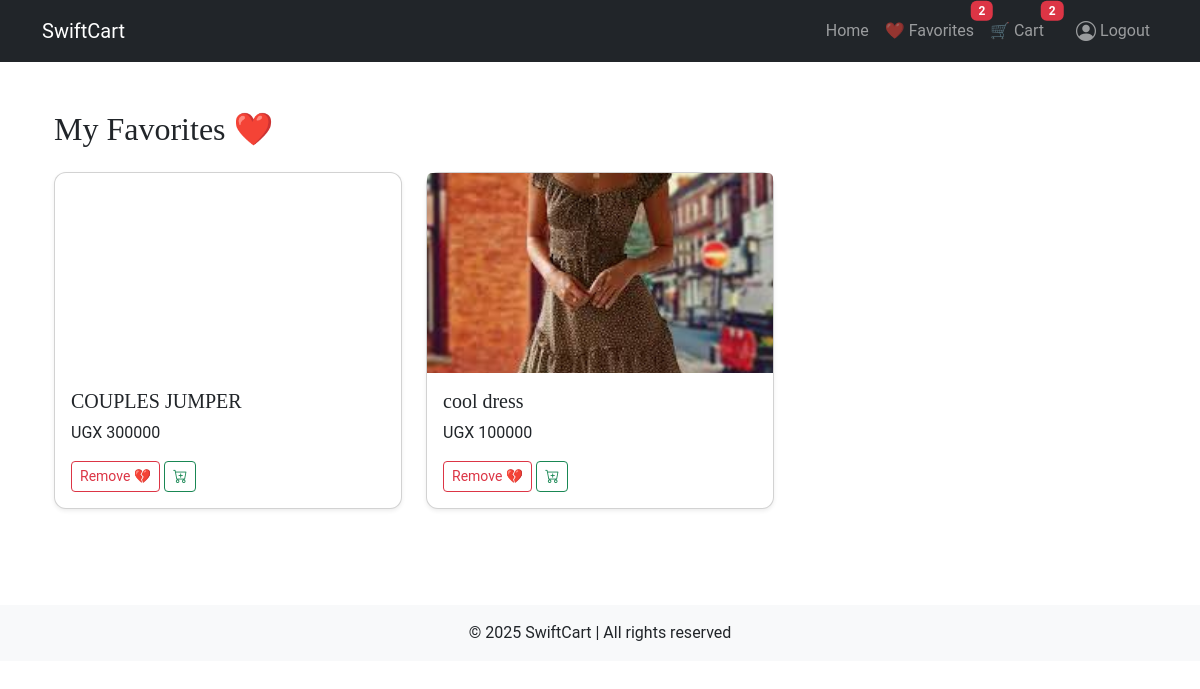
The page /swiftcarapp/favorites/ (signed in) on the database as committed earlier.
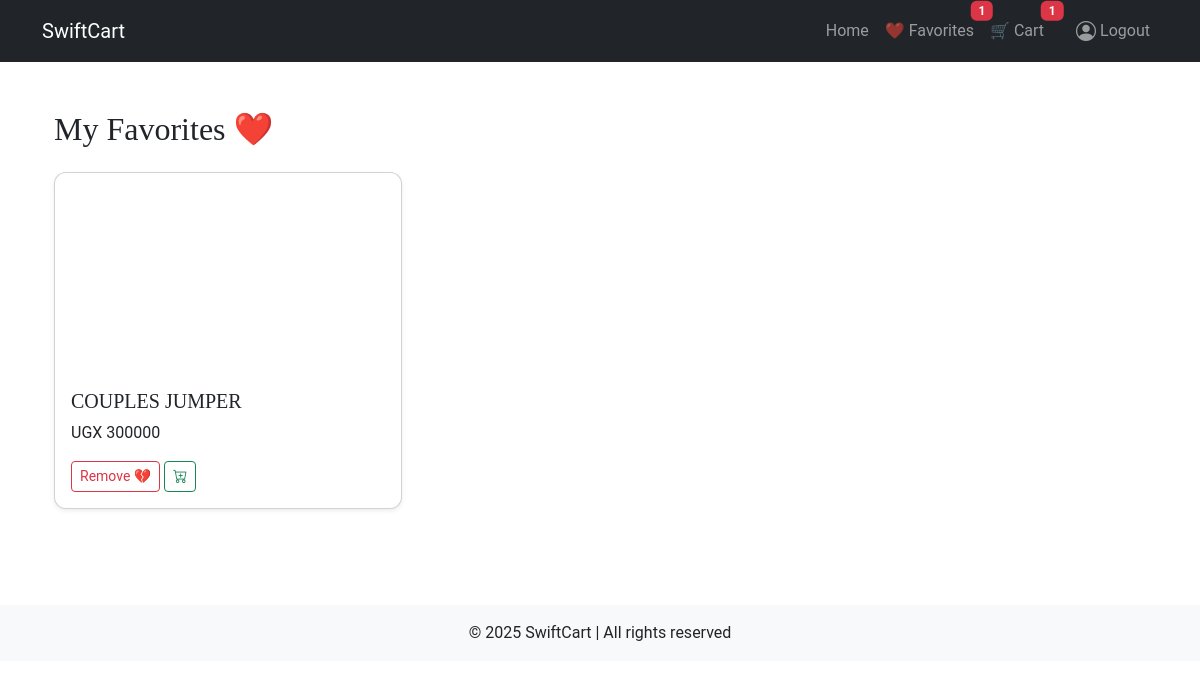
The same page on the database as committed later.
### swiftcarapp/models.py (models this page shows, shortened)
class CustomUser(AbstractUser):
    GENDER_CHOICES = [
        ('male', 'Male'),
        ('female', 'Female'),
        ]
    phone_contact = models.CharField(max_length=15,blank=True, null = True)
    address = models.CharField(max_length=30,blank=True, null = True)
    gender = models.CharField(max_length=6, choices=GENDER_CHOICES, blank= True, null = True)
    email = models.EmailField(max_length=50,blank=True,null=True)

class Favorite(models.Model):
    user = models.ForeignKey(CustomUser, on_delete=models.CASCADE, related_name="favorites")
    product = models.ForeignKey(Product, on_delete=models.CASCADE, related_name="favorited_by")
    added_at = models.DateTimeField(auto_now_add=True)
    class Meta:
        unique_together = ("user", "product")  # prevent duplicate favorites

class Product(models.Model):
    CAT_CHOICES=[
        ("apparel","Apparel"),
        ("accesories","Accessories"),
        ("shoes","Shoes"),
        ("suits","Suites"),
        ("gaming&spots","Gaming&sports"),
    ]
    GEN_CCHOICES=[
        ("ladies","Ladies"),
        ("gents", "Gents"),
        ("unisex","Unisex"),
        ("kids","Kids"),
    ]
    pName=models.CharField(max_length=20,blank=True,null=True)
    pPrice = models.IntegerField(blank=True,null=True)
    pDescription = models.CharField(max_length=100, blank=True, null=True)
    pCategory = models.CharField(
        max_length=20,
        choices=CAT_CHOICES,
        default="apparel",
    )
    pGender=models.CharField(
        max_length=20,
        choices=GEN_CCHOICES,
        default="unisex",
    )
    pImage=models.ImageField(upload_to='pimages/',blank=True)
    pPostdate=models.DateField(auto_now=True)

### cart/models.py (models this page shows, shortened)
class Cart(models.Model):
    user = models.ForeignKey(settings.AUTH_USER_MODEL, on_delete=models.CASCADE, related_name="carts")
    created_at = models.DateTimeField(auto_now_add=True)
    def total_items(self):
        return sum(item.quantity for item in self.items.all())

class CartItem(models.Model):
    cart = models.ForeignKey(Cart, on_delete=models.CASCADE, related_name="items")
    product = models.ForeignKey(Product, on_delete=models.CASCADE)
    quantity = models.PositiveIntegerField(default=1)
    class Meta:
        unique_together = ("cart", "product")  # Prevent duplicates

### swiftcarapp/views.py (the view)
# urls.py: path("favorites/", views.my_favorites, name="my_favorites"),
@login_required
def my_favorites(request):
    favorites = Favorite.objects.filter(user=request.user).select_related("product")
    return render(request, "favorites.html", {"favorites": favorites})

### cart/templatetags/cart_extras.py (called while the page is built)
@register.filter
def cart_total(items):
    total = 0
    for item in items:
        total += item.product.pPrice * item.quantity
    return total

### swiftcarapp/context_processors.py (called while the page is built)
def favorites_count(request):
    if request.user.is_authenticated:
        return {"fav_count": Favorite.objects.filter(user=request.user).count()}
    return {"fav_count": 0}

### swiftcarapp/templates/favorites.html (shortened to what this page needs)
{% extends 'base/nav.html' %}
{% block content %}
<div class="container py-4">
  <h2 class="mb-4">My Favorites ❤️</h2>
  {% if favorites %}
    <div class="row">
      {% for fav in favorites %}
        <div class="col-md-4">
          <div class="card mb-4 shadow-sm">
            <div class="card-img-top"
                 style="height:200px; background-size:cover; background-position:center;
                        background-image: url('{{ fav.product.pImage.url }}');">
            </div>
            <div class="card-body">
              <h5 class="card-title">{{ fav.product.pName }}</h5>
              <p class="card-text">UGX {{ fav.product.pPrice }}</p>
              <a href="{% url 'remove_from_favorites' fav.product.pk %}"
                 class="btn btn-sm btn-outline-danger">Remove 💔</a>
                <form method="POST" action="{% url 'add_to_cart' fav.product.pk %}" class="d-inline">
                <button type="submit" class="btn btn-sm btn-outline-success" title="Add to Cart">
                  <i class="bi {% if product.id in user_cart_items %}bi-cart-check-fill text-success{% else %}bi-cart-plus{% endif %}"></i>
                </button>
              </form>
            </div>
          </div>
        </div>
      {% endfor %}
    </div>
  {% else %}
    <p class="text-muted">No favorites yet. Browse products and add some ❤️</p>
  {% endif %}
</div>
{% endblock %}

### swiftcarapp/templates/base/nav.html (shortened to what this page needs)
{% load static %}
{% load cart_extras %}
<!DOCTYPE html>
<html lang="en">
<head>
  <link href="https://cdn.jsdelivr.net/npm/bootstrap@5.3.3/dist/css/bootstrap.min.css" rel="stylesheet">
  <link rel="stylesheet" href="https://cdn.jsdelivr.net/npm/bootstrap-icons@1.11.3/font/bootstrap-icons.css">
  <link href="{% static 'css/style.css' %}" rel="stylesheet">
</head>
<body>
<nav class="navbar navbar-expand-lg navbar-dark bg-dark">
  <div class="container">
    <a class="navbar-brand" href="{% url 'index' %}">SwiftCart</a>
    <div class="collapse navbar-collapse" id="navMenu">
        <ul class="navbar-nav ms-auto align-items-center">
    <li class="nav-item"><a class="nav-link" href="{% url 'index' %}">Home</a></li>
    {% if user.is_authenticated %}
      <li class="nav-item">
        <a class="nav-link position-relative" href="{% url 'my_favorites' %}">
          ❤️ Favorites
          <span class="badge bg-danger position-absolute top-0 start-100 translate-middle">
            {{ user.favorites.count }}
          </span>
        </a>
      </li>
      <li class="nav-item">
      <a class="nav-link position-relative" href="{% url 'cart_detail' %}">
        🛒 Cart
        <span class="badge bg-danger position-absolute top-0 start-100 translate-middle">
          {{ request.user.carts.first.total_items|default:0 }}
        </span>
      </a>
    </li>
      <li class="nav-item ms-3">
        <a href="{% url 'logout' %}" class="nav-link d-flex align-items-center">
          <i class="bi bi-person-circle fs-5 me-1"></i>
          <span>Logout</span>
        </a>
      </li>
    {% endif %}
  </ul>
    </div>
  </div>
</nav>
<main class="container py-4">
  {% block content %}{% endblock %}
</main>
<footer class="bg-light py-3 mt-4 text-center">
  <p class="mb-0">&copy; 2025 SwiftCart | All rights reserved</p>
</footer>
</body>
</html>

Rows that differ between the two databases and show on the page:
removed Favorite: product.pImage (picture), product.pName "cool dress", product.pPrice "100000"
computed for CustomUser: favorites.count "2" → "1"; user.carts.first.total_items "2" → "1"
